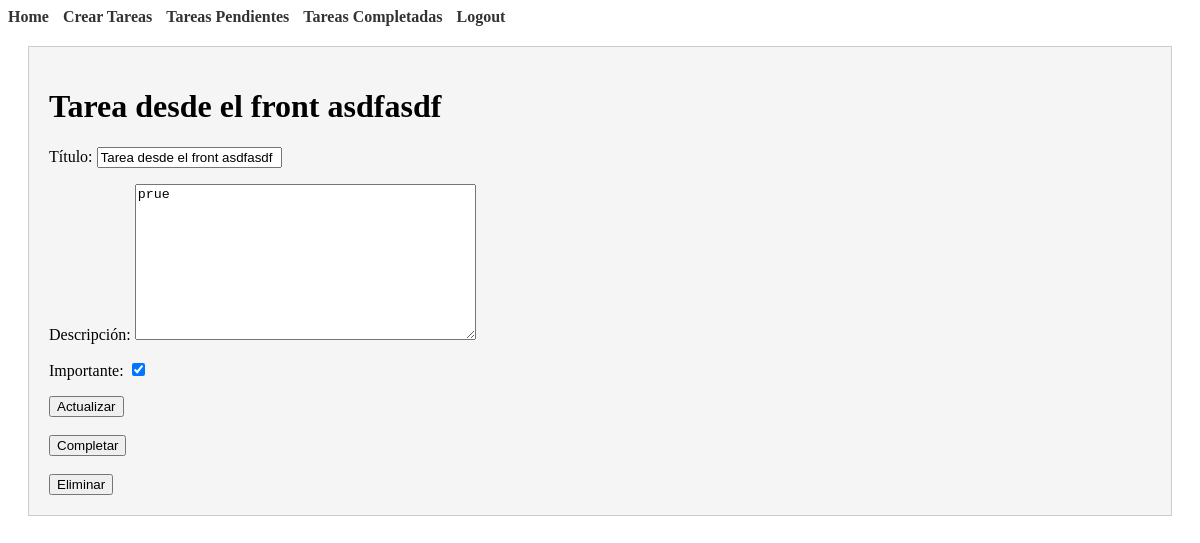
Screenshot of /tasks/4/ (signed in) with the database file from the repository.
### tasks/models.py (models this page shows, shortened)
class Task(models.Model):
    title = models.CharField(max_length=100, verbose_name="Título")
    description = models.TextField(blank=True, verbose_name="Descripción")
    created = models.DateTimeField(auto_now_add=True, verbose_name="Fecha de Creación")
    datecompleted = models.DateTimeField(null=True, verbose_name="Fecha de Completado")
    important = models.BooleanField(default=False, verbose_name="Importante")
    user = models.ForeignKey(User, on_delete=models.CASCADE, verbose_name="Usuario")

### tasks/views.py (the view, shortened to what this page needs)
# urls.py: path('tasks/<int:task_id>/', views.task_detail, name='task_detail'),  # Ruta para ver detalles de una tarea
@login_required
def task_detail(request, task_id):
    if request.method == 'GET':
        task = get_object_or_404(Task, pk=task_id, user=request.user)
        form = TaskForm(instance=task)
        return render(request, 'task_detail.html', {'task': task, 'form': form})

### tasks/form.py
class TaskForm(ModelForm):
    class Meta:
        model = Task
        fields = ['title', 'description', 'important']

### tasks/templates/task_detail.html (shortened to what this page needs)
{% extends 'base.html' %}
{% block content %}
<h1>{{ task.title }}</h1>
<form method="POST">
    {{ form.as_p }}
    <button>
        Actualizar
    </button>
</form>
<br>
<form action="{% url 'complete_task' task.id %}" method="POST">
    <button>
        Completar
    </button>
</form>
<br>
<form action="{% url 'delete_task' task.id %}" method="POST">
    <button>
        Eliminar
    </button>
</form>
{% endblock %}

### rows the page displays
Task: title "Tarea desde el front asdfasdf", description "prue", important "☑"
